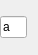
<?xml version="1.0" encoding="UTF-8"?>
<ui version="4.0">
 <class>ByteConverterChar</class>
 <widget class="QWidget" name="ByteConverterChar">
  <property name="geometry">
   <rect>
    <x>0</x>
    <y>0</y>
    <width>38</width>
    <height>55</height>
   </rect>
  </property>
  <property name="maximumSize">
   <size>
    <width>38</width>
    <height>16777215</height>
   </size>
  </property>
  <property name="windowTitle">
   <string>Form</string>
  </property>
  <layout class="QVBoxLayout" name="verticalLayout">
   <property name="leftMargin">
    <number>0</number>
   </property>
   <item>
    <widget class="QLineEdit" name="lineEdit">
     <property name="text">
      <string>a</string>
     </property>
    </widget>
   </item>
  </layout>
 </widget>
 <resources/>
 <connections/>
</ui>
